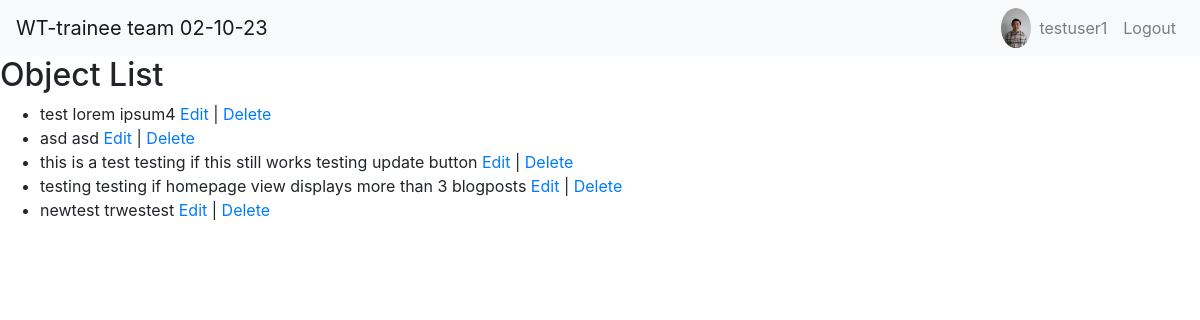
Before: /blog_read/ (signed in) with the older database file.
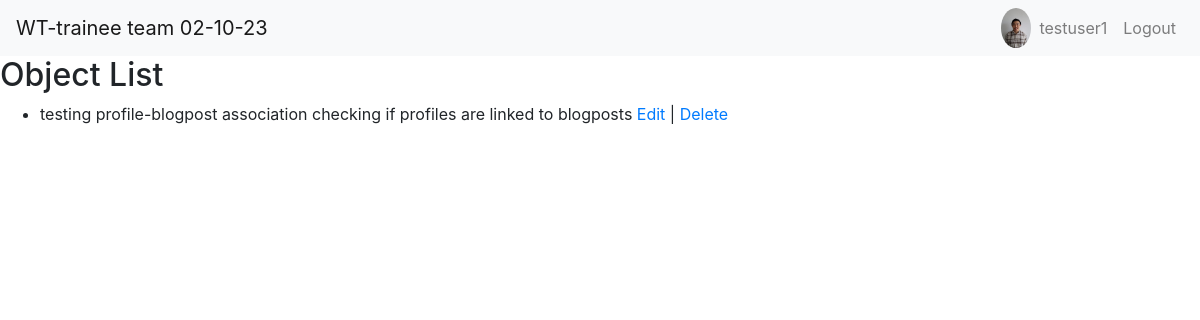
After: the same page with the newer database file.
### blog/models.py (models this page shows, shortened)
class Profile(models.Model):
    user = models.OneToOneField(User, on_delete=models.CASCADE)
    bio = models.TextField(max_length=500, blank=True)
    birthdate = models.DateField(null=True, blank=True)
    profile_picture = models.ImageField(upload_to='profile_pictures/', blank=True, null=True)
    phone_number = models.CharField(max_length=15, blank=True, null=True)
    address = models.TextField(blank=True, null=True)
    gender = models.CharField(max_length=10, choices=[('Male', 'Male'), ('Female', 'Female'), ('Other', 'Other')], blank=True, null=True)
    occupation = models.CharField(max_length=50, blank=True, null=True)
    company = models.CharField(max_length=50, blank=True, null=True)
    website = models.URLField(blank=True, null=True)
    linkedin_profile = models.URLField(blank=True, null=True)
    facebook_profile = models.URLField(blank=True, null=True)
    twitter_handle = models.CharField(max_length=15, blank=True, null=True)
    language_preference = models.CharField(max_length=10, choices=[('English', 'English'), ('Spanish', 'Spanish')], default='English', blank=True)
    time_zone = models.CharField(max_length=50, blank=True, null=True)
    newsletter_subscription = models.BooleanField(default=False)

class BlogPost(models.Model):
    profile = models.ForeignKey(Profile, on_delete=models.CASCADE, related_name='blogposts')
    title=models.CharField(max_length=100)
    content = models.TextField()

### blog/views.py (the view)
# urls.py: path('blog_read/', BlogPostListView.as_view(), name='read_class'),
class BlogPostListView(LoginRequiredMixin, ListView):
    model = BlogPost
    template_name = 'blog/blog_read_listview.html'
    login_url = 'login'  # Redirect to this URL if the user is not authenticated
    context_object_name = 'objects'

### blog/context_processor.py (called while the page is built)
def profile_picture(request):
    if request.user.is_authenticated:
        profile = request.user.profile
        return {'profile': profile}
    return {}

### blog/templates/blog/blog_read_listview.html (shortened to what this page needs)
{% extends '../base.html' %}
{% block content %}
  <h2>Object List</h2>
  <ul>
    {% for object in object_list %}
      <li>
        {{ object.title }}
        {{ object.content }}
        <a href="{% url 'update_class' object.id %}">Edit</a> |
        <a href="{% url 'delete_class' object.id %}">Delete</a>
      </li>
    {% empty %}
      <li>No objects available.</li>
    {% endfor %}
  </ul>
{% endblock %}

### blog/templates/base.html (shortened to what this page needs)
{% load static %}
<!DOCTYPE html>
<link rel="stylesheet" href="https://stackpath.bootstrapcdn.com/bootstrap/4.5.2/css/bootstrap.min.css">
<html lang="en">
<head>
    <link rel="stylesheet" type="text/css" href="{% static 'css/styles.css' %}">
</head>
<body>
    {% include 'menubar.html' %}
    <div id="content">
        {% block content %}{% endblock %}
    </div>
</body>
</html>

### blog/templates/menubar.html (shortened to what this page needs)
<nav class="navbar navbar-expand-lg navbar-light bg-light">
    <a class="navbar-brand" href="{% url 'homepage' %}">WT-trainee team 02-10-23</a>
    <div class="collapse navbar-collapse" id="navbarNav">
        <ul class="navbar-nav ml-auto">
            {% if user.is_authenticated %}
                {% if user.profile.profile_picture %}
                    <img src="{{ user.profile.profile_picture.url }}" class="rounded-circle" alt="Profile Picture" width="30px" height="50%">
                {% endif %}
                <li class="nav-item">
                    <a class="nav-link" href="{% url 'edit_profile' %}">{{user.username}}</a>
                </li>
                <li class="nav-item">
                    <a class="nav-link" href="{% url 'logout' %}">Logout</a>
                </li>
            {% endif %}
        </ul>
    </div>
</nav>

Changed rows visible on the page:
removed BlogPost: title "test", content "lorem ipsum4"
removed BlogPost: title "asd", content "asd"
removed BlogPost: title "this is a test", content "testing if this still works testing update button"
removed BlogPost: title "testing", content "testing if homepage view displays more than 3 blogposts"
removed BlogPost: title "newtest", content "trwestest"
added BlogPost: title "testing profile-blogpost association", content "checking if profiles are linked to blogposts"
